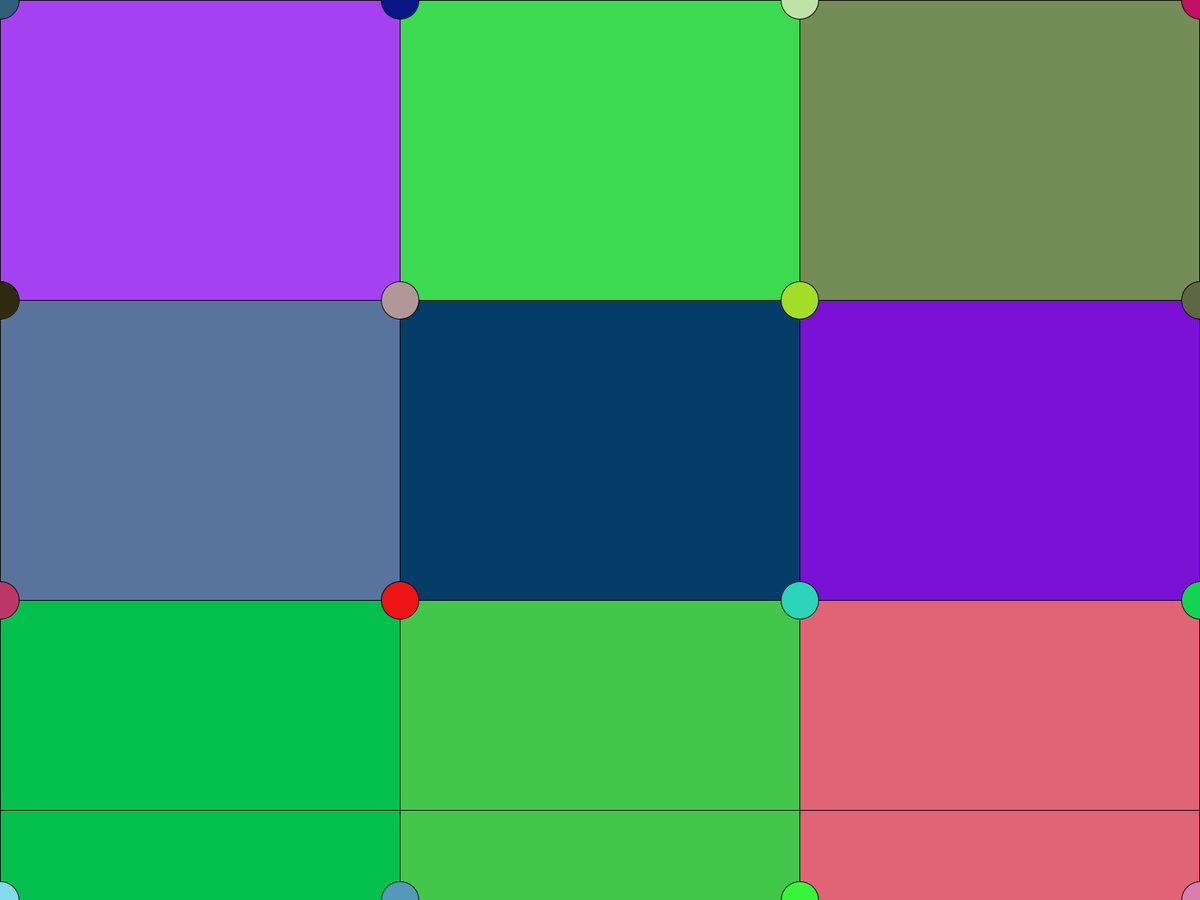
Frame 1 (no input)
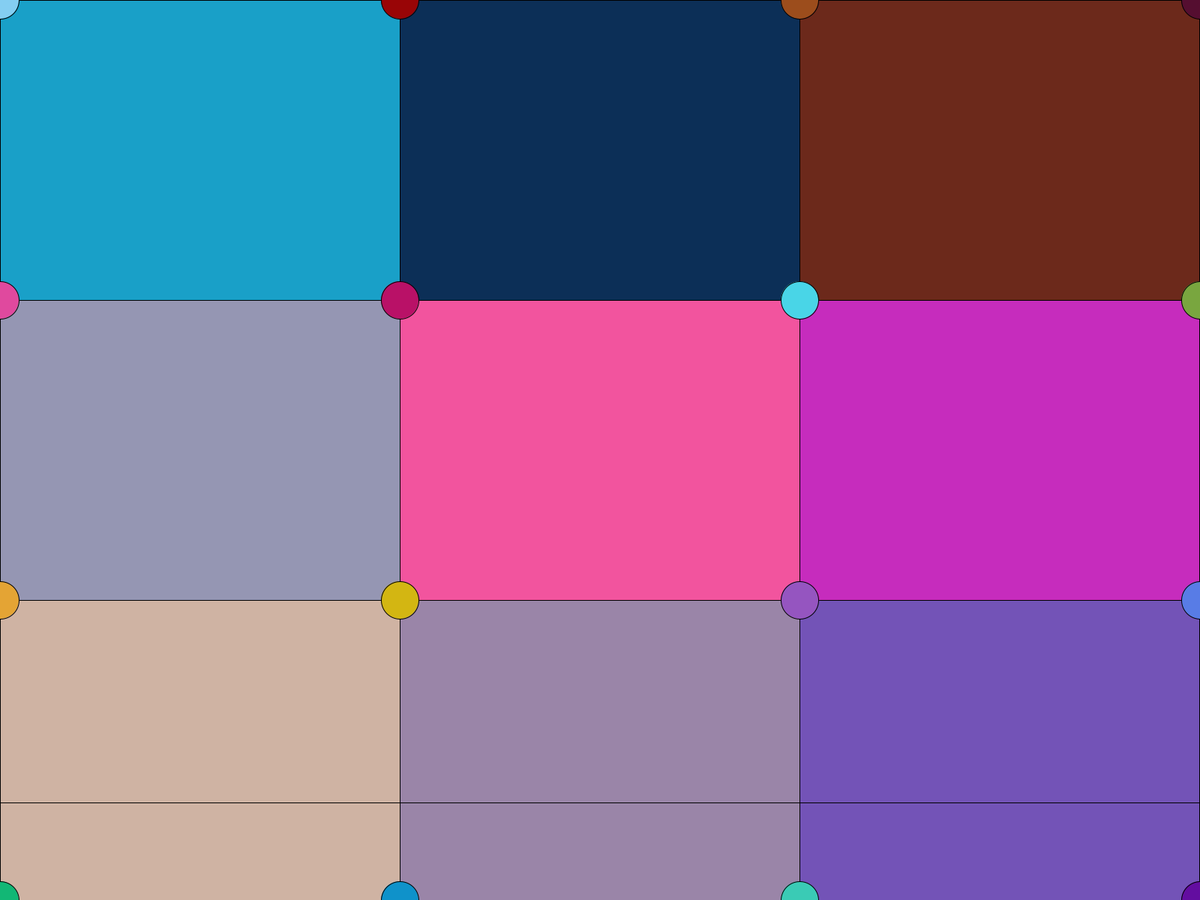
Frame 2 (the mouse pressed at the canvas centre, redrawn once)

The Processing sketch that drew these frames (run headless with seeded random() and noise(); the mouse was pressed at the canvas centre and the sketch redrawn once):

// Processing sketch: sketch_3x3_home_screen
// ── sketch_3x3_home_screen.pde
//3x3 Home Screen

//Global Variables
color black=#000000, white=#FFFFFF;
float recrWidth, rectHeight, circleDiameter1, circleDiameter2, circleDiameter3, circleDiameter4, circleDiameter5, circleDiameter6, circleDiameter7;
float circleDiameter8, circleDiameter9, circleDiameter10, circleDiameter11, circleDiameter12, circleDiameter13, circleDiameter14, circleDiameter15, circleDiameter16;
float ptX1, ptY1;
float ptX2, ptY2;
float ptX3, ptY3;
float ptX4, ptY4;
float ptX5, ptY5;
float ptX6, ptY6;
float ptX7, ptY7;
float ptX8, ptY8;
float ptX9, ptY9;
float ptX10, ptY10;
float ptX11, ptY11;
float ptX12, ptY12;
float ptX13, ptY13;
float ptX14, ptY14;
float ptX15, ptY15;
float ptX16, ptY16;
float y=1080;
float x=1920;
void setup() 
{
  fullScreen();
  noLoop();
  Population();
}//End Setup()

void draw()
{  
  frameRate(2);
  fill(color(random(255), random(255), random(255)));
  rect(ptX1, ptY1, recrWidth, rectHeight);
  // 
  fill(color(random(255), random(255), random(255)));
  rect(ptX2, ptY2, recrWidth, rectHeight);
  // 
  fill(color(random(255), random(255), random(255)));
  rect(ptX3, ptY3, recrWidth, rectHeight);
  // 
  fill(color(random(255), random(255), random(255)));
  rect(ptX4, ptY4, recrWidth, rectHeight);
  // 
  fill(color(random(255), random(255), random(255)));
  rect(ptX5, ptY5, recrWidth, rectHeight);
  // 
  fill(color(random(255), random(255), random(255)));
  rect(ptX6, ptY6, recrWidth, rectHeight);
  // 
  fill(color(random(255), random(255), random(255)));
  rect(ptX6, ptY6, recrWidth, rectHeight);
  // 
  fill(color(random(255), random(255), random(255)));
  rect(ptX7, ptY7, recrWidth, rectHeight);
  // 
  fill(color(random(255), random(255), random(255)));
  rect(ptX8, ptY8, recrWidth, rectHeight);
  // 
  fill(color(random(255), random(255), random(255)));
  rect(ptX9, ptY9, recrWidth, rectHeight);
  // 
  fill(color(random(255), random(255), random(255)));
  rect(ptX10, ptY10, recrWidth, rectHeight);
  // 
  fill(color(random(255), random(255), random(255)));
  rect(ptX11, ptY11, recrWidth, rectHeight);
  // 
  fill(color(random(255), random(255), random(255)));
  //
  fill(color(random(255), random(255), random(255)));
  ellipse(ptX1, ptY1, circleDiameter1, circleDiameter1);
  // 
  fill(color(random(255), random(255), random(255)));
  ellipse(ptX2, ptY2, circleDiameter2, circleDiameter2);
  // 
  fill(color(random(255), random(255), random(255)));
  ellipse(ptX3, ptY3, circleDiameter3, circleDiameter3);
  // 
  fill(color(random(255), random(255), random(255)));
  ellipse(ptX4, ptY4, circleDiameter4, circleDiameter4);
  // 
  fill(color(random(255), random(255), random(255)));
  ellipse(ptX5, ptY5, circleDiameter5, circleDiameter5);
  // 
  fill(color(random(255), random(255), random(255)));
  ellipse(ptX6, ptY6, circleDiameter6, circleDiameter6);
  // 
  fill(color(random(255), random(255), random(255)));
  ellipse(ptX7, ptY7, circleDiameter7, circleDiameter7);
  // 
  fill(color(random(255), random(255), random(255)));
  ellipse(ptX8, ptY8, circleDiameter8, circleDiameter8);
  // 
  fill(color(random(255), random(255), random(255)));
  ellipse(ptX9, ptY9, circleDiameter9, circleDiameter9);
  // 
  fill(color(random(255), random(255), random(255)));
  ellipse(ptX10, ptY10, circleDiameter10, circleDiameter10);
  // 
  fill(color(random(255), random(255), random(255)));
  ellipse(ptX11, ptY11, circleDiameter11, circleDiameter11); 
  // 
  fill(color(random(255), random(255), random(255)));
  ellipse(ptX12, ptY12, circleDiameter12, circleDiameter12);
  // 
  fill(color(random(255), random(255), random(255)));
  ellipse(ptX13, ptY13, circleDiameter13, circleDiameter13);
  // 
  fill(color(random(255), random(255), random(255)));
  ellipse(ptX14, ptY14, circleDiameter14, circleDiameter14);
  // 
  fill(color(random(255), random(255), random(255)));
  ellipse(ptX15, ptY15, circleDiameter15, circleDiameter15);
  // 
  fill(color(random(255), random(255), random(255)));
  ellipse(ptX16, ptY16, circleDiameter16, circleDiameter16);
  // 
  fill(color(random(255), random(255), random(255)));
  //
  line(0, y, x, y);  
  y = y - 10; 
  if (y < 0) { 
    y = displayWidth;
  }
} 
void mousePressed() 
{  
  loop();
  if (mousePressed) {
    redraw();
  } else {
    loop();
  }
}// End mousePressed()

void keyPressed() 
{
}//End keyPressed()

// ── Population.pde
void Population() {
  ptY1 = ptY2 = ptY3 = ptY4 = displayHeight*0; 
  ptY5 = ptY6 = ptY7 = ptY8 = displayHeight*1/3;
  ptY9 = ptY10 = ptY11 = ptY12 = displayHeight*2/3;
  ptY13 = ptY14 = ptY15 = ptY16 = displayHeight*3/3;
  ptX1 = ptX5 = ptX9 = ptX13 = displayWidth*0;
  ptX2 = ptX6 = ptX10 = ptX14 = displayWidth*1/3;
  ptX3 = ptX7 = ptX11 = ptX15 = displayWidth*2/3;
  ptX4= ptX8 = ptX12 = ptX16 = displayWidth*3/3;
  recrWidth = displayWidth*1/3;
  rectHeight = displayHeight*1/3;
  circleDiameter1 = displayWidth=1*50;
  circleDiameter2 = displayWidth=1*50;
  circleDiameter3 = displayWidth=1*50;
  circleDiameter4 = displayHeight=1*50;
  circleDiameter5 = displayWidth=1*50;
  circleDiameter6 = displayWidth=1*50;
  circleDiameter7 = displayWidth=1*50;
  circleDiameter8 = displayWidth=1*50;
  circleDiameter9 = displayWidth=1*50;
  circleDiameter10 = displayWidth=1*50;
  circleDiameter11 = displayWidth=1*50;
  circleDiameter12 = displayWidth=1*50;
  circleDiameter13 = displayWidth=1*50;
  circleDiameter14 = displayWidth=1*50;
  circleDiameter15 = displayWidth=1*50;
  circleDiameter16 = displayWidth=1*50;
}//End Population()
